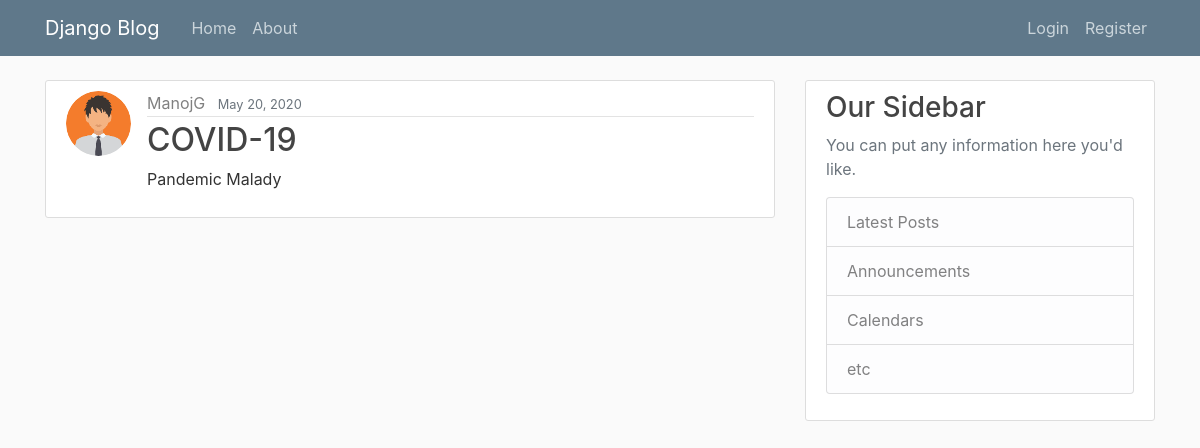
The page /post/30/ on the database its author committed.
### blog/models.py (models this page shows, shortened)
class Post(models.Model):
    title = models.CharField(max_length=200)
    content = models.TextField()
    date_posted = models.DateTimeField(default=timezone.now)
    author = models.ForeignKey(User, on_delete=models.CASCADE)  # on_delete arg, is likely to delete the posts created by user when the user is no longer existing..

### users/models.py (models this page shows, shortened)
class Profile(models.Model):
    user = models.OneToOneField(User, on_delete=models.CASCADE) # CASCADE, means if user is deleted then delete's profile but not vice versa
    image = models.ImageField(default='default.jpg', upload_to='profile_pics')  # upload_to, is the directory where the pics get uploaded to.

### blog/views.py (the view)
# urls.py: path('post/<int:pk>/', PostDetailView.as_view(), name='post-detail'),
class PostDetailView(DetailView):
    model = Post

### blog/templates/blog/post_detail.html (shortened to what this page needs)
{% extends "blog/base.html" %}
{% block content %}
    <article class="media content-section">
        <img src="{{ object.author.profile.image.url }}" class="rounded-circle article-img">
        <div class="media-body">
        <div class="article-metadata">
            <a class="mr-2" href="{% url 'user-posts' object.author.username %}">{{ object.author }}</a>
            <small class="text-muted">{{ object.date_posted|date:"F d, Y" }}</small>
        </div>
        <h2 class="article-title">{{ object.title }}</h2>
        <p class="article-content">{{ object.content }}</p>
        </div>
    </article>
{% endblock content %}

### blog/static/blog/main.css (style rules this page uses)
a { color: grey; text-decoration: none; }
body { background: #fafafa; color: #333333; margin-top: 5rem; }
h1, h2, h3, h4, h5, h6 { color: #444444; }
.content-section { background: #ffffff; padding: 10px 20px; border: 1px solid #dddddd; border-radius: 3px; margin-bottom: 20px; }
.article-title { color: #444444; }
.article-content { white-space: pre-line; }
.article-img { height: 65px; width: 65px; margin-right: 16px; }
.article-metadata { padding-bottom: 1px; margin-bottom: 4px; border-bottom: 1px solid #e3e3e3 }

### rows shown on the page
Post: author.profile.image (picture), author "ManojG", date_posted "May 20, 2020", title "COVID-19", content "Pandemic Malady"
